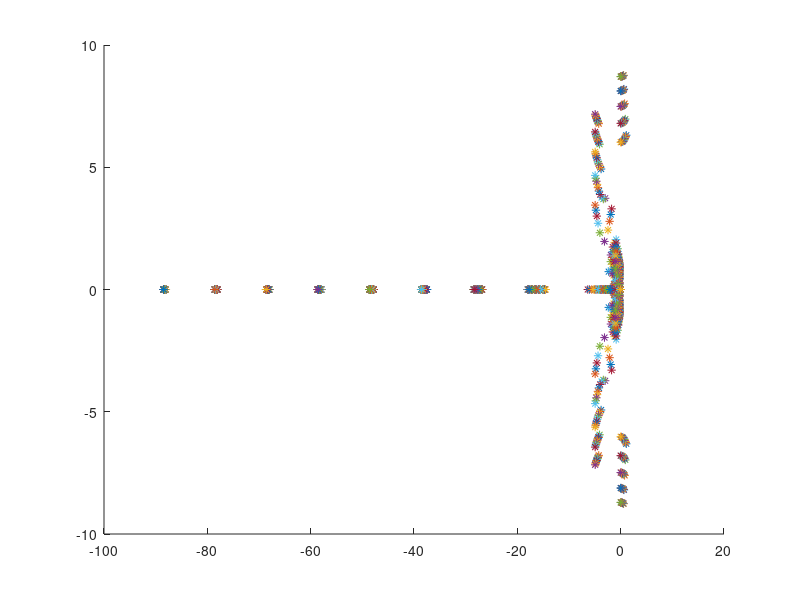

Reproduce this figure in MATLAB.
% Proportional gain
kp = linspace(-50,0,5); %-50
% Integral gain
ki = linspace(-100,0,10); %-1000
% Derivative gain
kd = linspace(-100,0,10); %-1000


% System Parameters
m = 0.5;
M = 1;
l = 1;
g = 9.81;
I = 1/12*m*l^2;

A = [0, 1; m*g*l*(M+m)/(I*(M+m)+m*M*l^2), 0];
B = [0; -m*l/(I*(M+m)+m*M*l^2)];
C = [1 0];
D = 0;

[a, b] = ss2tf(A, B, C, D);
G = tf(a,b);
greatest = 0;


for k1 = 1:length(ki)
    for k2 = 1:length(kp)
        for k3 = 1:length(kd)
            %PID Controller
            Controller = tf([kd(k3), kd(k2), ki(k1)], [1, 0]);
            
            %Open Loop TF
            Gol = Controller*G;
            
            E = 1/(1+Gol);
            
            % Poles
            p = pole(E);
            
            % Plot Root Locus
            hold on
            plot(real(p),imag(p),'*');

            %Check for possible PID parameters
            if((real(p) < 0))
                if(max(real(p)) < greatest)
                    greatest = max(real(p));
                end
                
                disp("PID Values");
                disp([kd(k2), ki(k1), kd(k3)]);
                disp("Poles");
                disp(real(p));
            end
        end
    end
end
hold off
disp(greatest);
